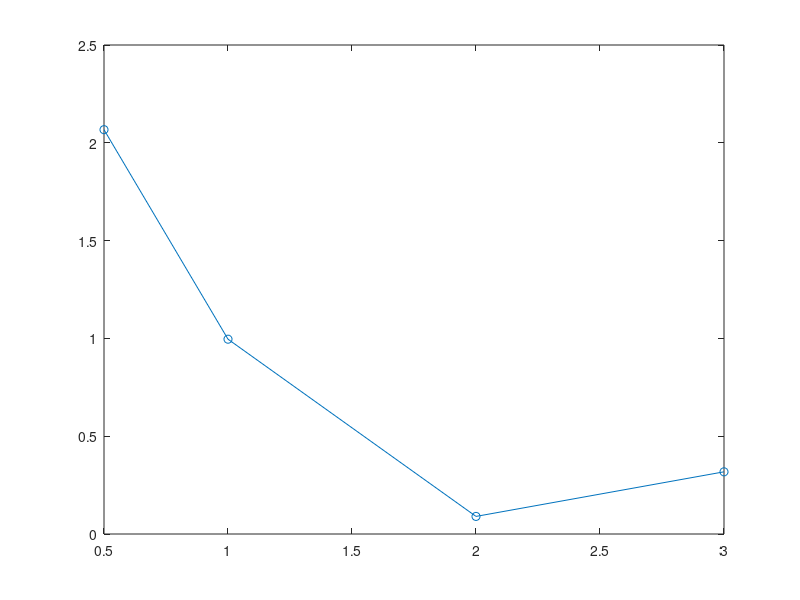

Source code (MATLAB): (Note: this script raises an error after producing the figure.)
function plot_topology_error()

load('results/topology/tables/summary.mat');

figure;
plot(summary.c, summary.error_form, '-o');
yline(1,'--','Perfect prediction');

xlabel('c (topology parameter)');
ylabel('|P_f^{FORM} - P_f^{MCS}| / P_f^{MCS}')
set(gca,'FontSize',12);
grid on;

end
